Frame 1 (no input): blank canvas, image omitted
Frame 60 (the mouse pressed at the canvas centre just before this capture): blank canvas, image omitted
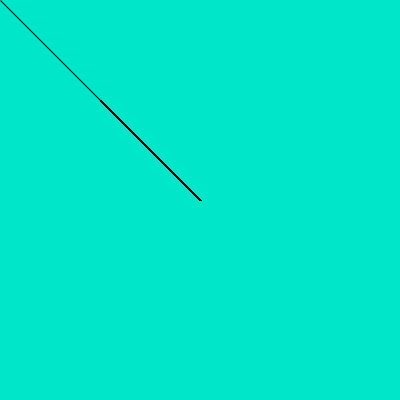
Frame 120 (the mouse held since frame 60 and released just before this capture)

The Processing sketch whose frames 1 and 60 were blank and that drew this single picture after the mouse press (run headless with seeded random() and noise(); from frame 60 on, the mouse is pressed at the canvas centre):

// Processing sketch: processing_134460
// ── processing_134460.pde

void setup(){
  size(400,400);
  smooth();
  background(0,230,200);
}
void draw(){
  fill(255,255,255,100);
  triangle(mouseX,mouseY,pmouseX,pmouseY,mouseX/2,mouseY/2);
}
